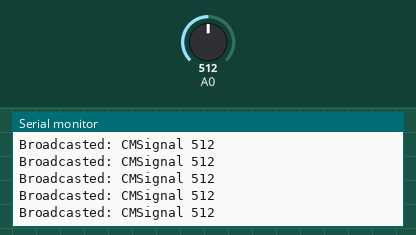
Bench run of a sketch on a simulated Arduino MKR. Parts: the last lines printed to the serial monitor. The test bench sets the inputs (shaded band); at power-on: A0 = 512. WiFi joins after 1.5 s; servers stay silent unless stated.

Above: at 2.7 s.
2.8 s: A0 set to 716
At 3.8 s:
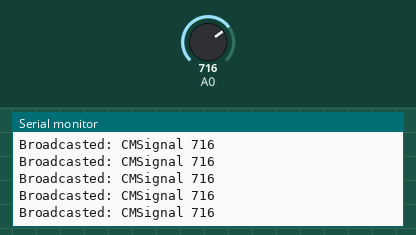
4.3 s: A0 set to 900
At 5.0 s:
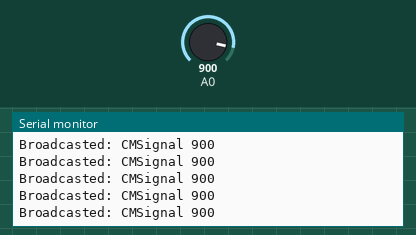
Timing chart, 0 to 7.3 s (numbered marks = the images above; inputs shaded):
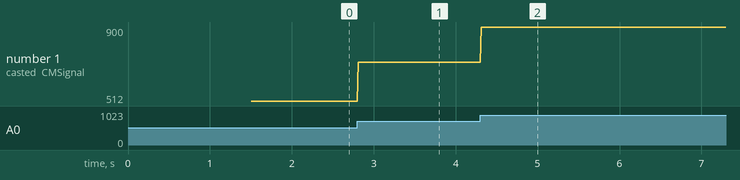

The sketch:

AR_CM.ino
```cpp
#include <SPI.h>
#include <WiFiNINA.h>
// #include <WiFiUdp.h>

// WiFi credentials
const char* ssid = "GJK";
const char* password = "jhu123456";

WiFiUDP udp;
unsigned int localPort = 2390; // Any local port that isn't in use
unsigned int broadcastPort = 50000; // The port listeners will be monitoring

void setup() {
  Serial.begin(9600); // Start serial communication
  while (!Serial); // Wait for serial port to connect

  // Connect to WiFi
  Serial.print("Connecting to ");
  Serial.println(ssid);
  while (WiFi.begin(ssid, password) != WL_CONNECTED) {
    Serial.println("Connecting to WiFi...");
    delay(1000);
  }

  Serial.println("Connected to WiFi");
  udp.begin(localPort);
}

void loop() {
  // int packetSize = udp.parsePacket();
  broadcastA0Reading();
  delay(10); // Wait for 2 seconds between broadcasts
}

void broadcastA0Reading() {
  int sensorValue = analogRead(A0); // Read the analog value from pin A0
  char valueStr[20]= "CMSignal  ";
  sprintf(valueStr,"CMSignal %d",sensorValue);
  // itoa(sensorValue, valueStr, 10); // Convert integer to string

  udp.beginPacket(IPAddress(255, 255, 255, 255), broadcastPort);// Begin a packet to the broadcast address
  udp.write(valueStr); // Add the sensor value to the packet
  udp.endPacket(); // Send the packet

  Serial.print("Broadcasted: ");
  Serial.println(valueStr);
  // Serial.println(WiFi.localIP());
}
```

Measured:
- after the input at 2.8 s, the serial monitor: prints a new line at once (image 1)
- after the input at 4.3 s, the serial monitor: prints a new line at once (image 2)
- plotted number 1: 512 → 716 after the input at 2.8 s, 716 → 900 after the input at 4.3 s
